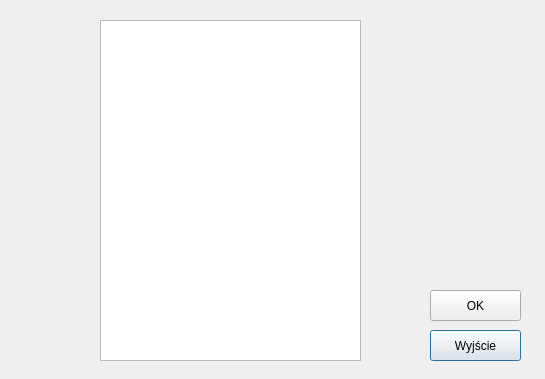
<?xml version="1.0" encoding="UTF-8"?>
<ui version="4.0">
 <class>DeleteDatabaseWindow</class>
 <widget class="QDialog" name="DeleteDatabaseWindow">
  <property name="geometry">
   <rect>
    <x>0</x>
    <y>0</y>
    <width>545</width>
    <height>379</height>
   </rect>
  </property>
  <property name="windowTitle">
   <string>Usuń bazę danych</string>
  </property>
  <widget class="QWidget" name="gridLayoutWidget">
   <property name="geometry">
    <rect>
     <x>0</x>
     <y>0</y>
     <width>2</width>
     <height>2</height>
    </rect>
   </property>
   <layout class="QGridLayout" name="gridLayout"/>
  </widget>
  <widget class="QPushButton" name="exit_button">
   <property name="geometry">
    <rect>
     <x>430</x>
     <y>330</y>
     <width>91</width>
     <height>31</height>
    </rect>
   </property>
   <property name="text">
    <string>Wyjście</string>
   </property>
  </widget>
  <widget class="QPushButton" name="save_button">
   <property name="geometry">
    <rect>
     <x>430</x>
     <y>290</y>
     <width>91</width>
     <height>31</height>
    </rect>
   </property>
   <property name="text">
    <string>OK</string>
   </property>
  </widget>
  <widget class="QListView" name="listView">
   <property name="geometry">
    <rect>
     <x>100</x>
     <y>20</y>
     <width>261</width>
     <height>341</height>
    </rect>
   </property>
  </widget>
  <widget class="QLabel" name="image_label">
   <property name="geometry">
    <rect>
     <x>0</x>
     <y>0</y>
     <width>551</width>
     <height>381</height>
    </rect>
   </property>
   <property name="text">
    <string/>
   </property>
  </widget>
  <zorder>image_label</zorder>
  <zorder>gridLayoutWidget</zorder>
  <zorder>exit_button</zorder>
  <zorder>save_button</zorder>
  <zorder>listView</zorder>
 </widget>
 <resources/>
 <connections/>
</ui>
